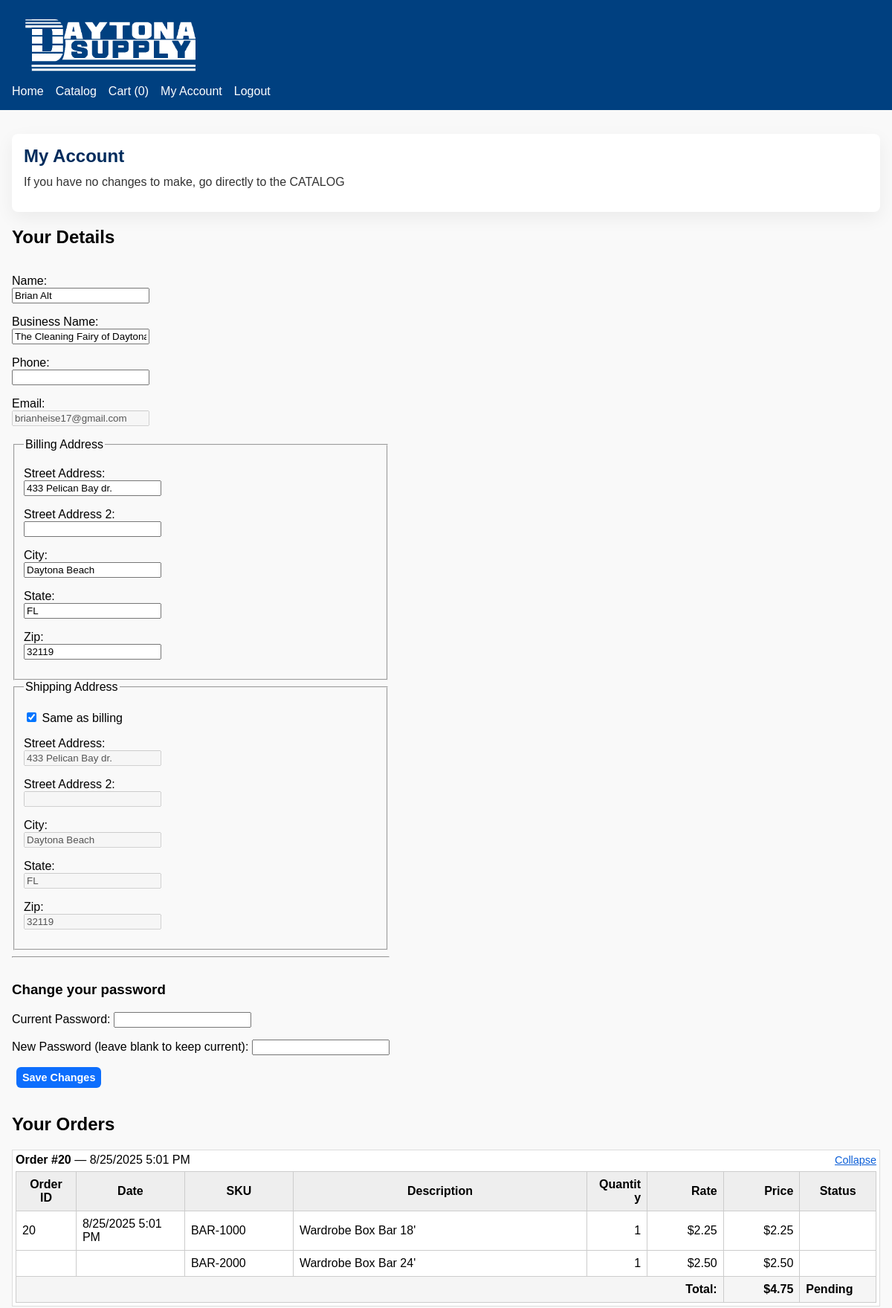
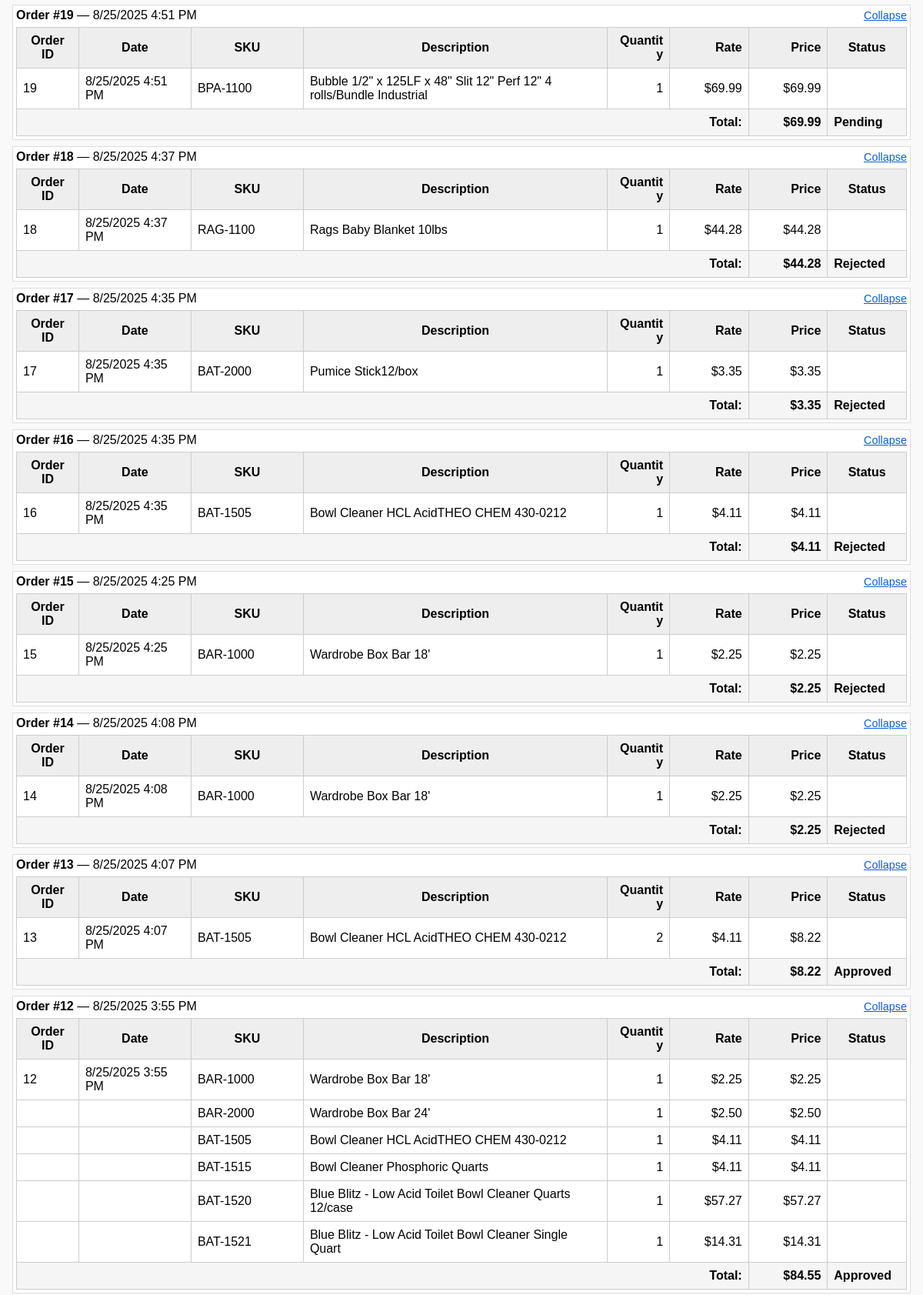
The page /account.php (signed in, upper part) on the database its author committed (2 pictures, top to bottom).
### tables this page shows
CREATE TABLE customers (
        id INTEGER PRIMARY KEY AUTOINCREMENT,
        name TEXT NOT NULL,
        business_name TEXT,
        phone TEXT,
        email TEXT UNIQUE NOT NULL,
        billing_address TEXT,
        shipping_address TEXT,
        password_hash TEXT NOT NULL
    , is_verified INTEGER DEFAULT 0, verification_token TEXT, reset_token TEXT, reset_token_expires TEXT, verified INTEGER DEFAULT 0, billing_street TEXT, billing_street2 TEXT, billing_city TEXT, billing_state TEXT, billing_zip TEXT, shipping_street TEXT, shipping_street2 TEXT, shipping_city TEXT, shipping_state TEXT, shipping_zip TEXT);

CREATE TABLE orders (
        id INTEGER PRIMARY KEY AUTOINCREMENT,
        customer_id INTEGER NOT NULL,
        status TEXT NOT NULL,
        total REAL NOT NULL,
        created_at TEXT NOT NULL, archived INTEGER DEFAULT 0,
        FOREIGN KEY(customer_id) REFERENCES customers(id)
    );

CREATE TABLE order_items (
        id INTEGER PRIMARY KEY AUTOINCREMENT,
        order_id INTEGER NOT NULL,
        product_id INTEGER NOT NULL,
        quantity INTEGER NOT NULL,
        FOREIGN KEY(order_id) REFERENCES orders(id),
        FOREIGN KEY(product_id) REFERENCES products(id)
    );

CREATE TABLE products (
        id INTEGER PRIMARY KEY AUTOINCREMENT,
        name TEXT NOT NULL,
        description TEXT,
        price REAL NOT NULL
    );

### includes/db.php (called while the page is built, shortened)
<?php
function getDb(): PDO
{
    static $db = null;
    if ($db !== null) {
        return $db;
    }
    $dbFile = getenv('DB_PATH') ?: __DIR__ . '/../data/database.sqlite';
    $initNeeded = !file_exists($dbFile);
    $dsn = 'sqlite:' . $dbFile;
    $db = new PDO($dsn);
    $db->setAttribute(PDO::ATTR_ERRMODE, PDO::ERRMODE_EXCEPTION);
    $db->setAttribute(PDO::ATTR_EMULATE_PREPARES, false);
    $db->setAttribute(PDO::ATTR_DEFAULT_FETCH_MODE, PDO::FETCH_ASSOC);
    migrateDatabase($db);
    return $db;
}
function migrateDatabase(PDO $db): void
{
    $result = $db->query("PRAGMA table_info(customers)");
    $columns = $result->fetchAll(PDO::FETCH_ASSOC);
    foreach ($columns as $col) {
        if ($col['name'] === 'verified') {
            $hasVerified = true;
            break;
        }
    }
    $columnExists = function (string $table, string $column) use ($db): bool {
        $stmt = $db->prepare("PRAGMA table_info(" . $table . ")");
        $stmt->execute();
        $cols = $stmt->fetchAll(PDO::FETCH_ASSOC);
        foreach ($cols as $col) {
            if (strcasecmp($col['name'], $column) === 0) {
                return true;
            }
        }
        return false;
    };
    if (!$columnExists('orders', 'archived')) {
        $db->exec('ALTER TABLE orders ADD COLUMN archived INTEGER DEFAULT 0');
    }
    if (!$columnExists('customers', 'is_verified')) {
        $db->exec('ALTER TABLE customers ADD COLUMN is_verified INTEGER DEFAULT 0');
    }
    if (!$columnExists('customers', 'verification_token')) {
        $db->exec('ALTER TABLE customers ADD COLUMN verification_token TEXT');
    }
    $addrCols = [
        'billing_street', 'billing_street2', 'billing_city', 'billing_state', 'billing_zip',
        'shipping_street', 'shipping_street2', 'shipping_city', 'shipping_state', 'shipping_zip'
    ];
    foreach ($addrCols as $col) {
        if (!$columnExists('customers', $col)) {
            $db->exec('ALTER TABLE customers ADD COLUMN ' . $col . ' TEXT');
        }
    }
    try {
        $rows = $db->query('SELECT id, billing_address, shipping_address FROM customers')->fetchAll(PDO::FETCH_ASSOC);
        $upd = $db->prepare('UPDATE customers SET billing_street = :bst, shipping_street = :sst WHERE id = :id');
        foreach ($rows as $r) {
            $bst = trim((string)($r['billing_address'] ?? '')) ?: null;
            $sst = trim((string)($r['shipping_address'] ?? '')) ?: null;
            if ($bst !== null || $sst !== null) {
                $current = $db->prepare('SELECT billing_street, shipping_street FROM customers WHERE id = :id');
                $current->execute([':id' => $r['id']]);
                $cur = $current->fetch(PDO::FETCH_ASSOC);
                $setB = ($cur && trim((string)($cur['billing_street'] ?? '')) === '') ? $bst : $cur['billing_street'];
                $setS = ($cur && trim((string)($cur['shipping_street'] ?? '')) === '') ? $sst : $cur['shipping_street'];
                $upd->execute([':bst' => $setB, ':sst' => $setS, ':id' => $r['id']]);
            }
        }
    } catch (Exception $e) {
        error_log('Address migration warning: ' . $e->getMessage());
    }
}
?>

### includes/functions.php (called while the page is built, shortened)
<?php
require_once __DIR__ . '/db.php';
function getProductById(int $id): ?array
{
    $db = getDb();
    $stmt = $db->prepare('SELECT * FROM products WHERE id = :id');
    $stmt->execute([':id' => $id]);
    $prod = $stmt->fetch(PDO::FETCH_ASSOC);
    return $prod ?: null;
}
function getOrdersByCustomer(int $customerId): array
{
    $db = getDb();
    $stmt = $db->prepare('SELECT * FROM orders WHERE customer_id = :customer_id ORDER BY created_at DESC');
    $stmt->execute([':customer_id' => $customerId]);
    return $stmt->fetchAll(PDO::FETCH_ASSOC);
}
function getOrderItems(int $orderId): array
{
    $db = getDb();
    $stmt = $db->prepare('SELECT * FROM order_items WHERE order_id = :order_id');
    $stmt->execute([':order_id' => $orderId]);
    return $stmt->fetchAll(PDO::FETCH_ASSOC);
}

### account.php (the view, shortened to what this page needs)
<?php
require_once __DIR__ . '/includes/db.php';
require_once __DIR__ . '/includes/functions.php';
$customer = $_SESSION['customer'];
$orders = getOrdersByCustomer((int)$customer['id']);
usort($orders, function($a, $b) {
    $ta = strtotime($a['created_at'] ?? '');
    $tb = strtotime($b['created_at'] ?? '');
    return $tb <=> $ta;
});
include __DIR__ . '/includes/header.php';
?>
<section class="page-hero">
    <h1>My Account</h1>
    <p class="lead">If you have no changes to make, go directly to the CATALOG</p>
</section>
<h2>Your Details</h2>
<form method="post" action="account.php" class="vertical-form">
    <p>Name:<br> <input type="text" name="name" value="<?= htmlspecialchars($customer['name']) ?>" required autocomplete="off"></p>
    <p>Business Name:<br> <input type="text" name="business_name" value="<?= htmlspecialchars($customer['business_name']) ?>" autocomplete="off"></p>
    <p>Phone:<br> <input type="text" name="phone" value="<?= htmlspecialchars($customer['phone']) ?>" autocomplete="off"></p>
    <p>Email:<br> <input type="email" value="<?= htmlspecialchars($customer['email']) ?>" disabled autocomplete="off"></p>
    <fieldset>
        <legend>Billing Address</legend>
    <p>Street Address:<br><input type="text" name="billing_street" value="<?= htmlspecialchars($customer['billing_street'] ?? $customer['billing_address']) ?>" autocomplete="off"></p>
    <p>Street Address 2:<br><input type="text" name="billing_street2" value="<?= htmlspecialchars($customer['billing_street2'] ?? '') ?>" autocomplete="off"></p>
        <p>City:<br><input type="text" name="billing_city" value="<?= htmlspecialchars($customer['billing_city'] ?? '') ?>" autocomplete="off"></p>
        <p>State:<br><input type="text" name="billing_state" value="<?= htmlspecialchars($customer['billing_state'] ?? '') ?>" autocomplete="off"></p>
        <p>Zip:<br><input type="text" name="billing_zip" value="<?= htmlspecialchars($customer['billing_zip'] ?? '') ?>" autocomplete="off"></p>
    </fieldset>
    <?php
    $sameBillingChecked = (trim($customer['shipping_address']) === trim($customer['billing_address']));
    ?>
    <fieldset>
        <legend>Shipping Address</legend>
        <p><label><input type="checkbox" name="same_as_billing" id="account_same_billing" value="1" <?= $sameBillingChecked ? 'checked' : '' ?>> Same as billing</label></p>
        <div id="account_shipping_fields">
            <p>Street Address:<br><input type="text" name="shipping_street" value="<?= htmlspecialchars($customer['shipping_street'] ?? $customer['shipping_address']) ?>" autocomplete="off"></p>
            <p>Street Address 2:<br><input type="text" name="shipping_street2" value="<?= htmlspecialchars($customer['shipping_street2'] ?? '') ?>" autocomplete="off"></p>
            <p>City:<br><input type="text" name="shipping_city" value="<?= htmlspecialchars($customer['shipping_city'] ?? '') ?>" autocomplete="off"></p>
            <p>State:<br><input type="text" name="shipping_state" value="<?= htmlspecialchars($customer['shipping_state'] ?? '') ?>" autocomplete="off"></p>
            <p>Zip:<br><input type="text" name="shipping_zip" value="<?= htmlspecialchars($customer['shipping_zip'] ?? '') ?>" autocomplete="off"></p>
        </div>
    </fieldset>
    <hr>
    <section style="margin-top:2em;">
        <h3>Change your password</h3>
        <p>Current Password: <input type="password" name="current_password" autocomplete="new-password"></p>
        <p>New Password (leave blank to keep current): <input type="password" name="password" autocomplete="new-password"></p>
    </section>
    <p><button type="submit" class="proceed-btn">Save Changes</button></p>
</form>
<h2>Your Orders</h2>
<?php if (!empty($orders)): ?>
    <?php foreach ($orders as $order): ?>
        <?php $items = getOrderItems((int)$order['id']); $orderTotal = 0.0; ?>
        <div class="order-group">
            <div style="display:flex; justify-content:space-between; align-items:center; margin-bottom:6px;">
                <div><strong>Order #<?= $order['id']; ?></strong> — <?= htmlspecialchars(date('n/j/Y g:i A', strtotime($order['created_at']))); ?></div>
                <div><span class="order-toggle" data-order="<?= $order['id']; ?>">Collapse</span></div>
            </div>
            <table class="account-table order-items" data-order="<?= $order['id']; ?>">
                <tr>
                    <th>Order ID</th>
                    <th>Date</th>
                    <th>SKU</th>
                    <th>Description</th>
                    <th class="numeric">Quantity</th>
                    <th class="numeric">Rate</th>
                    <th class="numeric">Price</th>
                    <th>Status</th>
                </tr>
                <?php if (!empty($items)): ?>
                    <?php $firstItem = true; foreach ($items as $item): ?>
                        <?php
                            $prod = getProductById((int)$item['product_id']);
                            $sku = $prod ? htmlspecialchars($prod['name']) : $item['product_id'];
                            $desc = $prod ? htmlspecialchars($prod['description'] ?? $prod['name']) : 'Unknown product';
                            $qty = (int)$item['quantity'];
                            $rate = $prod ? (float)$prod['price'] : 0.0;
                            $price = $rate * $qty;
                            $orderTotal += $price;
                        ?>
                        <tr>
                            <?php if ($firstItem): ?>
                                <td><?= $order['id']; ?></td>
                                <td><?= htmlspecialchars(date('n/j/Y g:i A', strtotime($order['created_at']))); ?></td>
                            <?php else: ?>
                                <td></td>
                                <td></td>
                            <?php endif; ?>
                            <td><?= htmlspecialchars($sku); ?></td>
                            <td><?= $desc; ?></td>
                            <td class="numeric"><?= $qty; ?></td>
                            <td class="numeric">$<?= number_format($rate, 2); ?></td>
                            <td class="numeric">$<?= number_format($price, 2); ?></td>
                            <td></td>
                        </tr>
                        <?php $firstItem = false; ?>
                    <?php endforeach; ?>
                    <tr class="order-total-row">
                        <td colspan="6" style="text-align:right"><strong>Total:</strong></td>
                        <td class="numeric"><strong>$<?= number_format($orderTotal, 2); ?></strong></td>
                        <td><?= htmlspecialchars($order['status']); ?></td>
                    </tr>
                <?php else: ?>
                    <tr><td colspan="8">No items for order #<?= $order['id']; ?></td></tr>
                <?php endif; ?>
            </table>
        </div>
    <?php endforeach; ?>
<?php else: ?>
    <p>You have not placed any orders.</p>
<?php endif; ?>
<?php include __DIR__ . '/includes/footer.php'; ?>

### assets/styles.css (style rules this page uses)
body { font-family: Arial, sans-serif; margin: 0; padding: 0; background: #f9f9f9; }
table { width: 100%; border-collapse: collapse; }
table th, table td { border: 1px solid #ccc; padding: 0.5em; }
table th { background: #eee; }
td.numeric, th.numeric { text-align: right; white-space: nowrap; }
.order-group { border: 1px solid #ddd; background: #fff; margin-bottom: 0.5em; padding: 0.25em; }
.order-total-row td { background: #f5f5f5; font-weight: 700; }
.order-toggle { cursor: pointer; color: #0b5ed7; text-decoration: underline; font-size: 0.9em; }
form { display: inline-block; }
button { padding: 0.5em 1em; background: #004080; color: white; border: none; cursor: pointer; }
.lead { margin:0 0 0.75em 0; font-size:1rem; color:#222; line-height:1.4; }
.page-hero { background: #ffffff; padding: 1em; border-radius: 8px; box-shadow: 0 8px 24px rgba(0,0,0,0.06); margin: 1em 0; }
.page-hero h1, .page-hero h2 { margin: 0 0 0.45em 0; color: #002b5c; }
.page-hero .lead { margin: 0 0 0.75em 0; color: #333; }
.proceed-btn { display:inline-block; padding:6px 8px; background:#0d6efd; color:#fff; border-radius:6px; text-decoration:none; font-weight:700; font-size:0.9rem; margin-left:6px; }
.cart-table, .admin-table, .account-table { table-layout: fixed; width: 100%; }
.cart-table td, .cart-table th, .admin-table td, .admin-table th, .account-table td, .account-table th { white-space: normal; overflow-wrap: break-word; word-break: break-word; }
.account-table.order-items th:nth-child(1), .account-table.order-items td:nth-child(1) { width: 6%; }
.account-table.order-items th:nth-child(2), .account-table.order-items td:nth-child(2) { width: 12%; }
.account-table.order-items th:nth-child(3), .account-table.order-items td:nth-child(3) { width: 12%; }
.account-table.order-items th:nth-child(4), .account-table.order-items td:nth-child(4) { width: 35%; }
.account-table.order-items th:nth-child(5), .account-table.order-items td:nth-child(5) { width: 6%; }
.account-table.order-items th:nth-child(6), .account-table.order-items td:nth-child(6) { width: 8%; }
.account-table.order-items th:nth-child(7), .account-table.order-items td:nth-child(7) { width: 8%; }
.account-table.order-items th:nth-child(8), .account-table.order-items td:nth-child(8) { width: 8%; }

### rows shown on the page
customers: billing_street "433 Pelican Bay dr.", shipping_street "☑", shipping_street "433 Pelican Bay dr."
orders: id "20", created_at "8/25/2025 5:01 PM", orderTotal "4.75", status "Pending"
order_items: order "20", order.created_at "8/25/2025 5:01 PM", product.name "BAR-1000", product.description "Wardrobe Box Bar 18'", quantity "1", product.price "2.25"
order_items: product.name "BAR-2000", product.description "Wardrobe Box Bar 24'", quantity "1", product.price "2.50", price "2.50"
orders: id "19", created_at "8/25/2025 4:51 PM", orderTotal "69.99", status "Pending"
order_items: order "19", order.created_at "8/25/2025 4:51 PM", product.name "BPA-1100", product.description "Bubble 1/2\" x 125LF x 48\" Slit 12\" Perf 12\" 4 rolls/Bundle Industrial", quantity "1", product.price "69.99"
orders: id "18", created_at "8/25/2025 4:37 PM", orderTotal "44.28", status "Rejected"
order_items: order "18", order.created_at "8/25/2025 4:37 PM", product.name "RAG-1100", product.description "Rags Baby Blanket 10lbs", quantity "1", product.price "44.28"
orders: id "17", created_at "8/25/2025 4:35 PM", orderTotal "3.35", status "Rejected"
order_items: order "17", order.created_at "8/25/2025 4:35 PM", product.name "BAT-2000", product.description "Pumice Stick12/box", quantity "1", product.price "3.35"
orders: id "16", created_at "8/25/2025 4:35 PM", orderTotal "4.11", status "Rejected"
order_items: order "16", order.created_at "8/25/2025 4:35 PM", product.name "BAT-1505", product.description "Bowl Cleaner HCL AcidTHEO CHEM 430-0212", quantity "1", product.price "4.11"
orders: id "15", created_at "8/25/2025 4:25 PM", orderTotal "2.25", status "Rejected"
order_items: order "15", order.created_at "8/25/2025 4:25 PM", product.name "BAR-1000", product.description "Wardrobe Box Bar 18'", quantity "1", product.price "2.25"
orders: id "14", created_at "8/25/2025 4:08 PM", orderTotal "2.25", status "Rejected"
order_items: order "14", order.created_at "8/25/2025 4:08 PM", product.name "BAR-1000", product.description "Wardrobe Box Bar 18'", quantity "1", product.price "2.25"
orders: id "13", created_at "8/25/2025 4:07 PM", orderTotal "8.22", status "Approved"
order_items: order "13", order.created_at "8/25/2025 4:07 PM", product.name "BAT-1505", product.description "Bowl Cleaner HCL AcidTHEO CHEM 430-0212", quantity "2", product.price "4.11", price "8.22"
orders: id "12", created_at "8/25/2025 3:55 PM", orderTotal "84.55", status "Approved"
order_items: order "12", order.created_at "8/25/2025 3:55 PM", product.name "BAR-1000", product.description "Wardrobe Box Bar 18'", quantity "1", product.price "2.25"
order_items: product.name "BAR-2000", product.description "Wardrobe Box Bar 24'", quantity "1", product.price "2.50", price "2.50"
order_items: product.name "BAT-1505", product.description "Bowl Cleaner HCL AcidTHEO CHEM 430-0212", quantity "1", product.price "4.11"
order_items: product.name "BAT-1515", product.description "Bowl Cleaner Phosphoric Quarts", quantity "1", product.price "4.11"
order_items: product.name "BAT-1520", product.description "Blue Blitz - Low Acid Toilet Bowl Cleaner Quarts 12/case", quantity "1", product.price "57.27"
order_items: product.name "BAT-1521", product.description "Blue Blitz - Low Acid Toilet Bowl Cleaner Single Quart", quantity "1", product.price "14.31"

### other values the page prints
$cartCount "0"
